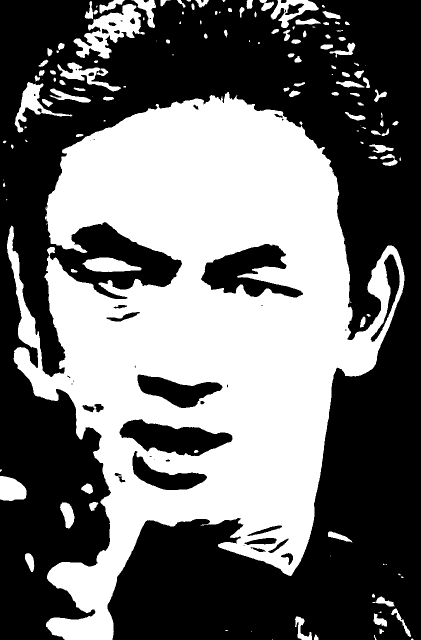
#> input picture 명노아/jinyoung2.png, 842 x 1279 px (shown at 1/2 size)
$ jupyter execute --allow-errors '08_feature_character_정진영.ipynb'
#> lines starting #> are read from the running program, lines starting #| are printed output that depends on the picture; after the words box and inside, x2 and y2 are one past the last pixel; in counts of white or black regions, pixels touching at a corner belong together
[cell 1]
import pandas as pd
import numpy as np
from konlpy.tag import Komoran
from wordcloud import WordCloud
import matplotlib.pyplot as plt
import koreanize_matplotlib
from PIL import Image

#> (a cell that did not finish here is left out)

[cell 3]
from konlpy.tag import Komoran
from collections import Counter

# 데이터 토큰화 및 단어 사전 구축
def build_vocab(corpus, n_vocab, special_tokens):
    counter = Counter()
    for tokens in corpus:
        counter.update(tokens)
    vocab = special_tokens
    for token, count in counter.most_common(n_vocab):
        vocab.append(token)
    return counter


#> (the rest of this cell did not finish here and is left out)

#> (a cell that did not finish here is left out)

[cell 5]
from wordcloud import WordCloud
import matplotlib.pyplot as plt

# 이미지 로드
image_mask = np.array(Image.open("jinyoung2.png"))  # 이미지 경로를 적절히 변경하세요.
#> image_mask is the input picture: shape (1279, 842); 43.2% white; 142 white regions (38 under 20 px), largest, box (x1, y1, x2, y2) and area: (14, 184, 809, 1279) 430861, (147, 8, 290, 117) 6313, (29, 164, 145, 265) 2723

# 이미지를 워드클라우드에 적용
#> (the rest of this cell did not finish here and is left out)

[cell 6]
import cv2
import numpy as np
import matplotlib.pyplot as plt

blk_size = 9        # 블럭 사이즈
C = 5               # 차감 상수
img = cv2.imread('./jinyoung.png', cv2.IMREAD_GRAYSCALE) # 그레이 스케일로  읽기
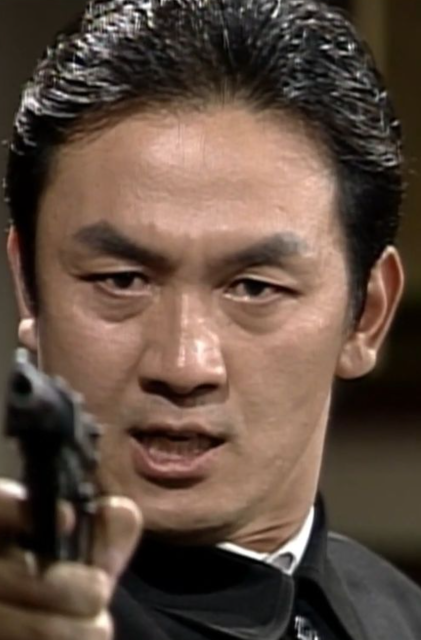
#> input picture 명노아/jinyoung.png, 842 x 1279 px (shown at 1/2 size)
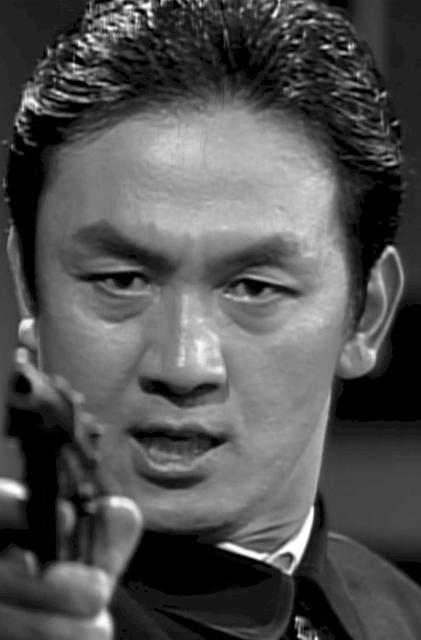
#> img: shape (1279, 842) (shown at 1/2 size); min 0, max 255, mean 81.5

ret, th1 = cv2.threshold(img, 0, 255, cv2.THRESH_BINARY | cv2.THRESH_OTSU)
#> ret = 88

cv2.imwrite('jinyoung2.png', th1)

th2 = cv2.adaptiveThreshold(img, 255, cv2.ADAPTIVE_THRESH_MEAN_C,\
                                      cv2.THRESH_BINARY, blk_size, C)
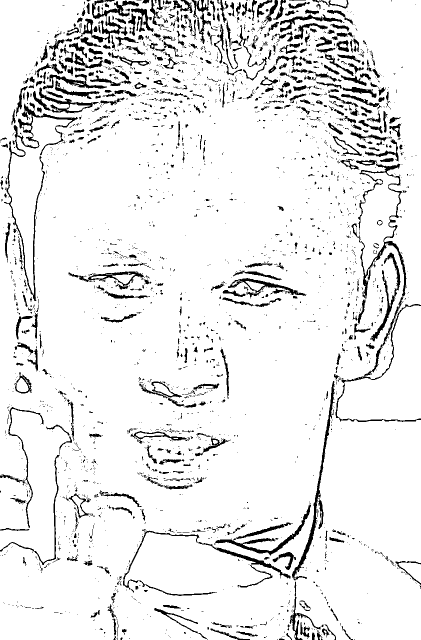
#> th2: shape (1279, 842) (shown at 1/2 size); 91.4% white; 2601 black regions (2072 under 20 px), largest, box (x1, y1, x2, y2) and area: (671, 327, 842, 844) 4914, (8, 205, 156, 602) 3774, (584, 762, 669, 1161) 2417
th3 = cv2.adaptiveThreshold(img, 255, cv2.ADAPTIVE_THRESH_GAUSSIAN_C, \
                                     cv2.THRESH_BINARY, blk_size, C)
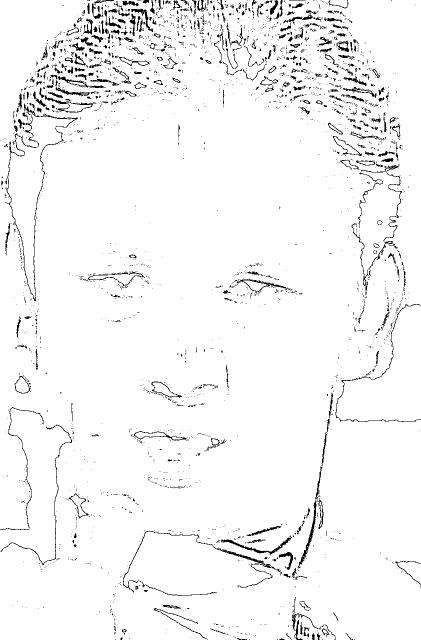
#> th3: shape (1279, 842) (shown at 1/2 size); 96.2% white; black in thin lines or dots

imgs = {'Original': img, 'Global-Otsu:%d'%ret:th1, \
        'Adapted-Mean':th2, 'Adapted-Gaussian': th3}
for i, (k, v) in enumerate(imgs.items()):
    plt.subplot(2,2,i+1)
    plt.title(k)
    plt.imshow(v,'gray')
    plt.xticks([]),plt.yticks([])
#> this loop made 4 passes
#> k on passes 1 to 4: 'Original', 'Global-Otsu:88', 'Adapted-Mean', 'Adapted-Gaussian'

plt.show()
